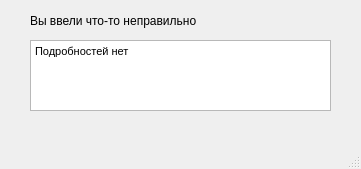
<?xml version="1.0" encoding="UTF-8"?>
<ui version="4.0">
 <class>MainWindow</class>
 <widget class="QMainWindow" name="MainWindow">
  <property name="geometry">
   <rect>
    <x>0</x>
    <y>0</y>
    <width>361</width>
    <height>169</height>
   </rect>
  </property>
  <property name="windowTitle">
   <string>Сообщение об ошибке</string>
  </property>
  <widget class="QWidget" name="centralwidget">
   <widget class="QLabel" name="label">
    <property name="geometry">
     <rect>
      <x>30</x>
      <y>10</y>
      <width>281</width>
      <height>21</height>
     </rect>
    </property>
    <property name="text">
     <string>Вы ввели что-то неправильно</string>
    </property>
   </widget>
   <widget class="QTextEdit" name="details">
    <property name="geometry">
     <rect>
      <x>30</x>
      <y>40</y>
      <width>301</width>
      <height>71</height>
     </rect>
    </property>
    <property name="readOnly">
     <bool>true</bool>
    </property>
    <property name="html">
     <string>&lt;!DOCTYPE HTML PUBLIC &quot;-//W3C//DTD HTML 4.0//EN&quot; &quot;http://www.w3.org/TR/REC-html40/strict.dtd&quot;&gt;
&lt;html&gt;&lt;head&gt;&lt;meta name=&quot;qrichtext&quot; content=&quot;1&quot; /&gt;&lt;style type=&quot;text/css&quot;&gt;
p, li { white-space: pre-wrap; }
&lt;/style&gt;&lt;/head&gt;&lt;body style=&quot; font-family:'MS Shell Dlg 2'; font-size:8.25pt; font-weight:400; font-style:normal;&quot;&gt;
&lt;p style=&quot; margin-top:0px; margin-bottom:0px; margin-left:0px; margin-right:0px; -qt-block-indent:0; text-indent:0px;&quot;&gt;Подробностей нет&lt;/p&gt;&lt;/body&gt;&lt;/html&gt;</string>
    </property>
   </widget>
  </widget>
  <widget class="QMenuBar" name="menubar">
   <property name="geometry">
    <rect>
     <x>0</x>
     <y>0</y>
     <width>361</width>
     <height>21</height>
    </rect>
   </property>
  </widget>
  <widget class="QStatusBar" name="statusbar"/>
 </widget>
 <resources/>
 <connections/>
</ui>
